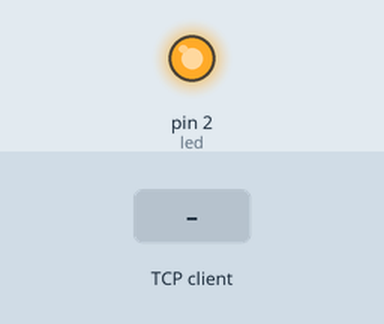
Recording of a program running on a simulated MicroPython board. Parts: output pins drawn as LEDs (lit = HIGH). The test bench sets the inputs (shaded band). One TCP client connects 1 s after the port opens and stays connected; what the program prints to the serial console is not drawn.

Above: at 1.2 s.
1.3 s: the TCP client sends "on\n"
At 2.5 s:
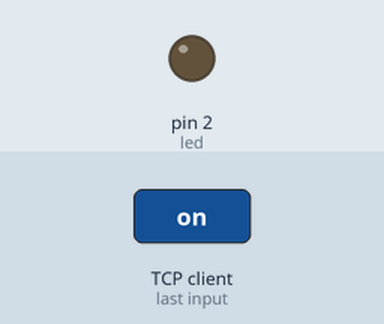
2.8 s: the TCP client sends "off\n"
At 3.7 s:
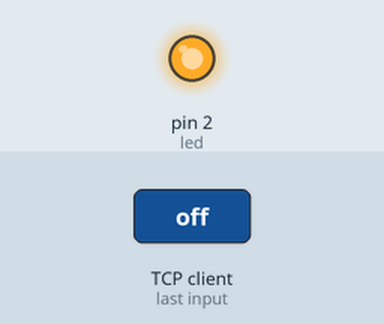
Timing chart, 0 to 5.8 s (numbered marks = the images above; inputs shaded):
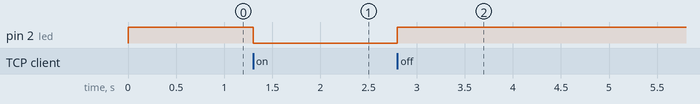

The program:

server_led.py
```python
# -*- coding: utf-8 -*-

"""
   程式說明請參閱16-19頁
"""

from machine import Pin
led = Pin(2, Pin.OUT, value=1)

import socket, sys, gc
HOST = '0.0.0.0'
PORT = 5438
s = socket.socket()
s.setsockopt(socket.SOL_SOCKET, socket.SO_REUSEADDR, 1) # reuse address
s.bind((HOST, PORT))
s.listen(5)
print('{}伺服器在{}埠開通了！'.format(HOST, PORT))

try:
    client, addr = s.accept()
except:
    print('bye bye')
    s.close()
    gc.collect()
    sys.exit()

print('用戶端位址：{}，埠號：{}'.format(addr[0], addr[1]))

while True:
    msg = client.recv(100).decode('utf8').strip()
    print ('收到訊息：' + msg)
    reply = ''

    if msg == '你好':
        reply = b'Hello!'
    elif msg == '再見':
        break
    elif msg == 'bye':
        break
    elif msg == 'on':
        led.value(0)
        reply = b'ok led on'
    elif msg == 'off':
        led.value(1)
        reply = b'ok led off'
    else:
        reply = b'what??'

    client.send(reply)

client.send(b'quit')
client.close()
s.close()
gc.collect()
print('mem free: {}'.format(gc.mem_free()))
```

Measured:
- after the input at 1.3 s, pin 2 (led): HIGH → LOW at once
- after the input at 2.8 s, pin 2 (led): LOW → HIGH at once
